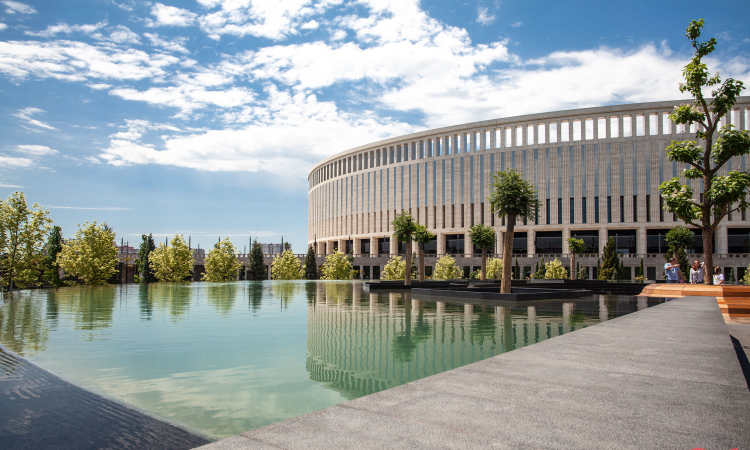
#> input picture LR1/1.png, 1500 x 900 px (shown at 1/2 size)
$ python task8.py
#> lines starting #> are read from the running program, lines starting #| are printed output that depends on the picture
import cv2
import numpy as np

img = cv2.imread('1.png')
#> img is the input picture: shape (900, 1500, 3); mean B, G, R 155, 155.1, 146.8
cv2.namedWindow('Display window', cv2.WINDOW_NORMAL)

#Цвет и толщина прямоугольников и линии
color = (0, 0, 255)
thickness = 2

height, width, _, = img.shape
#> height = 900; width = 1500

#Ширина и высота вертикального прямоугольника
rect_width_1 = 50
rect_height_1 = 400

#Координаты углов
x1_1 = width // 2 - rect_width_1 // 2    #Левый верхний угол по оси x
#> x1_1 = 725
y1_1 = height // 2 - rect_height_1 // 2  #Левый верхний угол по оси y
#> y1_1 = 250
x2_1 = width // 2 + rect_width_1 // 2    #Правый нижний угол по оси x
#> x2_1 = 775
y2_1 = height // 2 + rect_height_1 // 2  #Правый нижний угол по оси y
#> y2_1 = 650

#Ширина и высота горизонтального прямоугольника
rect_width_2 = 50
rect_height_2 = 350

#Координаты углов
x1_2 = width // 2 - rect_height_2 // 2  #Левый верхний угол по оси x
#> x1_2 = 575
y1_2 = height // 2 - rect_width_2 // 2  #Левый верхний угол по оси y
#> y1_2 = 425
x2_2 = width // 2 + rect_height_2 // 2  #Правый нижний угол по оси x
#> x2_2 = 925
y2_2 = height // 2 + rect_width_2 // 2  #Правый нижний угол по оси y
#> y2_2 = 475

#Отрисовка
cv2.rectangle(img, (x1_1-5, y1_1-3), (x2_1-5, y2_1-3), color, thickness)
cv2.rectangle(img, (x1_2-5, y1_2-3), (x2_2-5, y2_2-3), color, thickness)
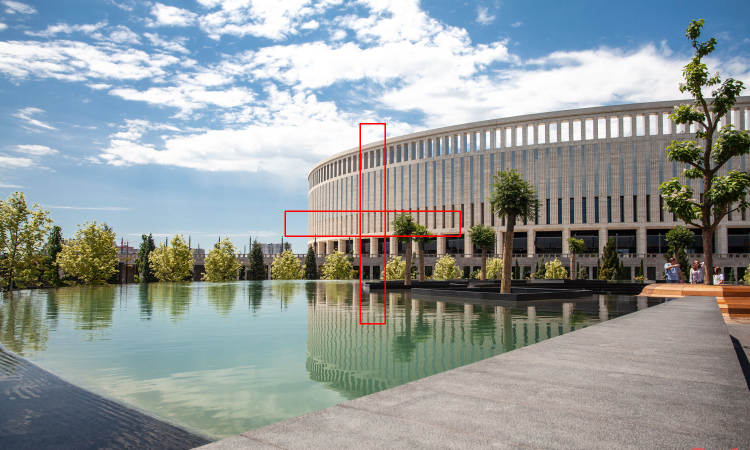
#> img: shape (900, 1500, 3) (shown at 1/2 size); mean B, G, R 154.5, 154.5, 147.2

#Для размытия центра креста используется GaussianBlur
#Ширина и высота ядра в px для размытия
kernel_size = (71, 11)

#Часть изображения, соответствующая горизонтальному прямоугольнику
img_part = img[y1_2:y2_2, x1_2:x2_2]
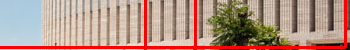
#> img_part: shape (50, 350, 3); mean B, G, R 133, 147.4, 178

img_part_blur = cv2.GaussianBlur(img_part, kernel_size, 30)
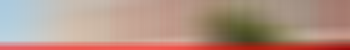
#> img_part_blur: shape (50, 350, 3); mean B, G, R 132.4, 146.7, 178.6

#Замена части изображения размытой версией
img[y1_2:y2_2, x1_2:x2_2] = img_part_blur

#Получение цвета центрального пикселя в формате RGB
cx = width // 2        #Координата x центра изображения
#> cx = 750
cy = height // 2       #Координата y центра изображения
#> cy = 450
r, g, b = img[cy][cx]  #Компоненты цвета в RGB
#> r = 140; g = 155; b = 191

#Определение ближайшего цвета
colors = [(255, 0, 0), (0, 255, 0), (0, 0, 255)]  #Список возможных цветов в формате RGB
distances = []                                    #Список расстояний от центрального пикселя до каждого цвета

#Расстояние между 2-мя цветами в RGB вычисляем по Евклидовому расстоянию между их координатами
for color in colors:
    distance = np.sqrt((r - color[0])**2 + (g - color[1])**2 + (b - color[2])**2)
    distances.append(distance)
#> this loop made 3 passes
#> distance on passes 1 to 3: 271.5, 257.1, 218.5
#> after the loop, distances = [271.5, 257.1, 218.5]

#Индекс ближайшего цвета в списке colors соответствует минимальному расстоянию в списке distances
min_index = distances.index(min(distances))
#> min_index = 2

#Выбор ближайшего цвета из списка colors по индексу
nearest_color = colors[min_index]
#> nearest_color = (0, 0, 255)

#Закрашивание креста ближайшим цветом
cv2.rectangle(img, (x1_1-5, y1_1-3), (x2_1-5, y2_1-3), nearest_color, -1)   #-1 заполнение всей области
cv2.rectangle(img, (x1_2-5, y1_2-3), (x2_2-5, y2_2-3), nearest_color, -1)
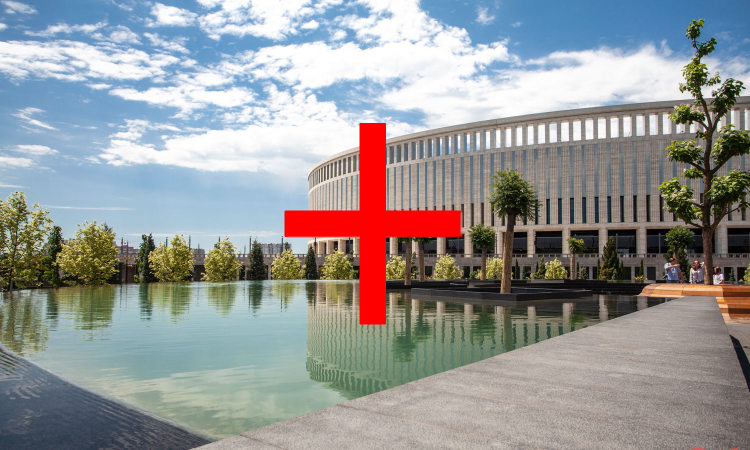
#> img: shape (900, 1500, 3) (shown at 1/2 size); mean B, G, R 151.2, 150.9, 149.5

cv2.imshow('Display window', img)
cv2.waitKey(0)
cv2.destroyAllWindows()
